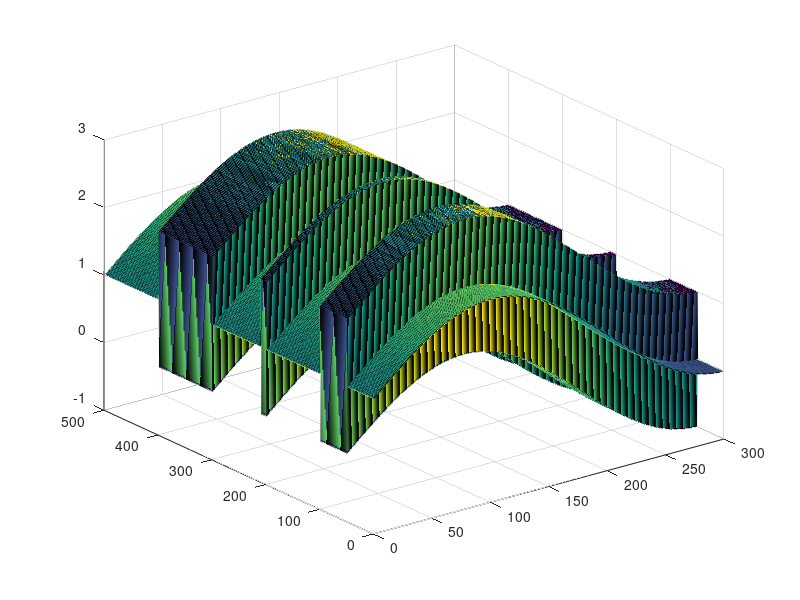

Write the MATLAB code that produced this figure.
F_s = 1000;
twave_length = 300; %samples
twave_freq = 2.5; %Hz
std_twave = sin(2 * pi * (twave_freq/F_s) * (0:(twave_length - 1))) + 1;

N = 500; %heartbeats
STT_matrix = zeros(N,twave_length);
TWA_episodes = [50:100 200:210 300:400];
TWA_amplitude = 1;
for n = 1:N
    if any(n==TWA_episodes)
        STT_matrix(n,:) = std_twave + (TWA_amplitude * (-1)^n);
    else
        STT_matrix(n,:) = std_twave;
    end
end
surf(STT_matrix)